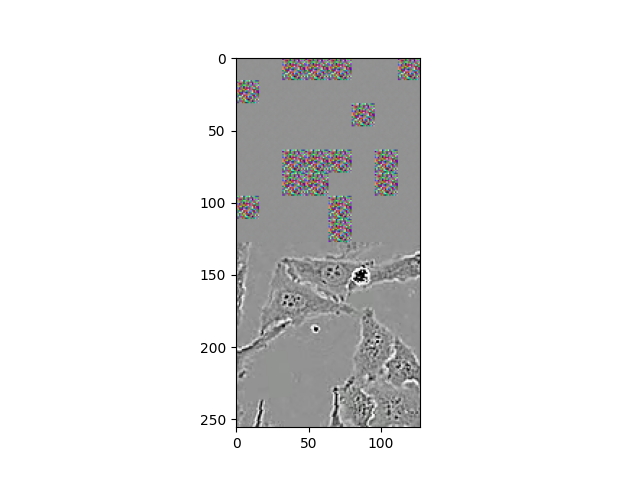
#> input picture pretrain/mae_seq1_crop128/train_reconstructions/e1_i1001.png, 640 x 480 px
$ jupyter execute --allow-errors Untitled.ipynb   (shell and % lines are left out)
#> lines starting #> are read from the running program, lines starting #| are printed output that depends on the picture
[cell 1]
import matplotlib
import matplotlib.pyplot as plt
import numpy as np
import seaborn as sns
import pandas as pd
from PIL import Image

[cell 2]
import numpy as np

[cell 3]
import seaborn as sns
sns.set_theme()

#> (a cell that did not finish here is left out)

[cell 5]
from collections import defaultdict

[cell 6]
elosses = defaultdict(list)

#> (the rest of this cell did not finish here and is left out)

[cell 7]
arr = np.array(Image.open("train_reconstructions/e1_i1001.png"))
#> arr is the input picture: shape (480, 640, 4); mean R, G, B, A 229.1, 229, 229, 255
imgs = []
padder = np.zeros(arr[59:427, 237:255].shape, dtype=int)
padder[:] = 0
for file in ["e0_i1001.png", "e37_i1001.png", "e74_i1001.png"]:
    file = "train_reconstructions/" + file
    arr = np.array(Image.open(file))
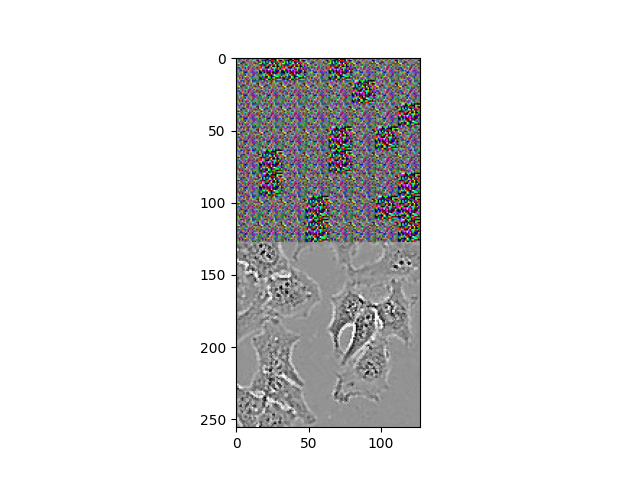
#> input picture pretrain/mae_seq1_crop128/train_reconstructions/e0_i1001.png, 640 x 480 px
#> arr is the input picture: shape (480, 640, 4); mean R, G, B, A 225.2, 224.8, 225.5, 255
    imgs.append(arr[59:427, 237:420])
    imgs.append(padder)
#> pass 2 of the loop `for file in ["e0_i1001.png", "e37_i1001.png", "e74_i1001.png"]:`:
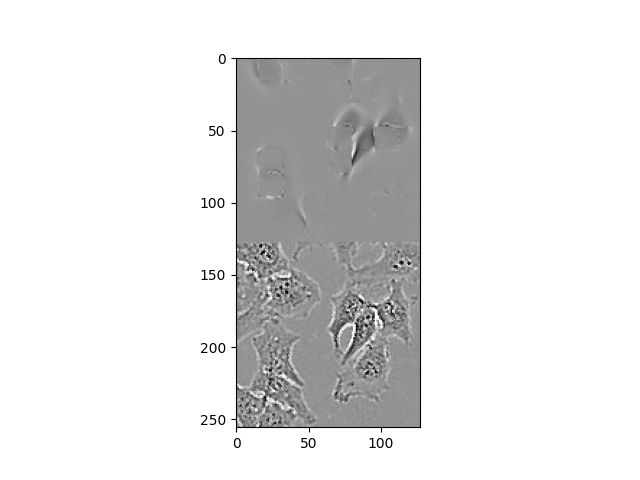
#> input picture pretrain/mae_seq1_crop128/e37_i1001.png, 640 x 480 px, found by its file name
#> arr is the input picture: shape (480, 640, 4); mean R, G, B, A 229.6, 229.6, 229.5, 255
#> pass 3 of the loop `for file in ["e0_i1001.png", "e37_i1001.png", "e74_i1001.png"]:`:
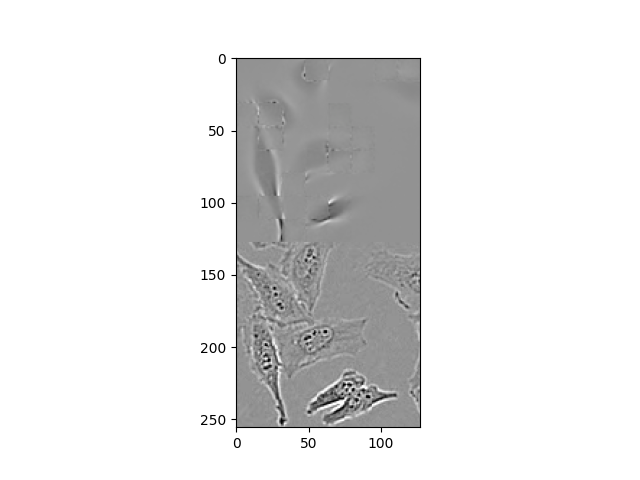
#> input picture pretrain/mae_seq1_crop128/e74_i1001.png, 640 x 480 px, found by its file name
#> arr is the input picture: shape (480, 640, 4); mean R, G, B, A 229.7, 229.7, 229.7, 255

predictions = np.concatenate(imgs[:-1], axis=1)
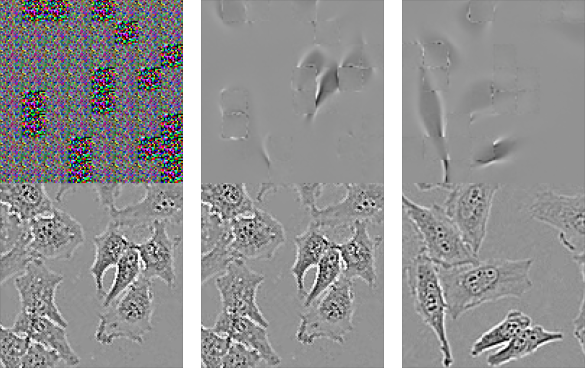
#> predictions: shape (368, 585, 4) int64; mean of channels 0, 1, 2, 3 130.6, 130.2, 131, 239.3; transparent parts drawn white

[cell 8]
fig, ax = plt.subplots(1,2, figsize=(12,4))

ax.flat[0].plot([sum(elosses[x]) / (len(elosses[x])+1) for x in list(elosses.keys())[1:-1]])
ax.flat[0].set_ylabel("Train loss (mse)")
ax.flat[0].set_xlabel("Train epoch")

n = 100
predictions = np.pad(predictions, ((n, 0), (0, 0), (0, 0)), mode='constant', constant_values=0)
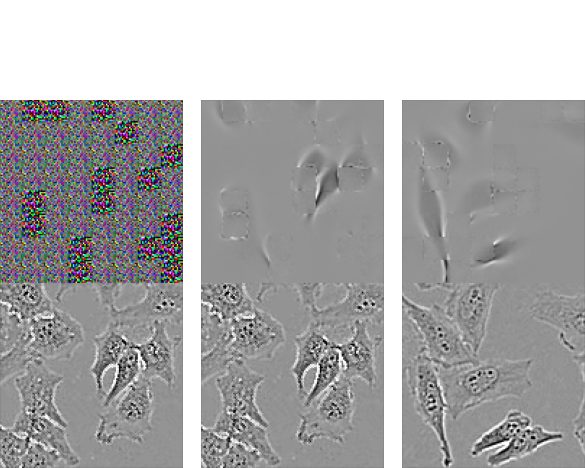
#> predictions: shape (468, 585, 4) int64; mean of channels 0, 1, 2, 3 102.7, 102.4, 103, 188.2; transparent parts drawn white
ax.flat[1].imshow(predictions)
ax.flat[1].get_yaxis().set_visible(False)
ax.flat[1].get_xaxis().set_visible(True)

ax.flat[1].set_xticks([110, 290, 500], ['Epoch 0', 'Epoch 37', 'Epoch 74'],
       rotation=0)
ax.flat[1].set_facecolor("white")
ax.flat[1].grid(False)


plt.savefig("pretrain4.pdf")
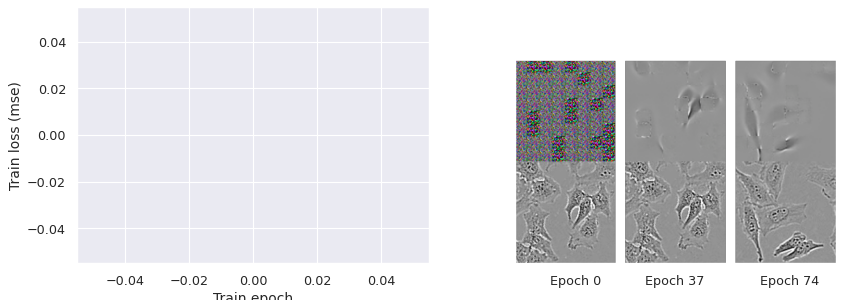
#> figure drawn by matplotlib, 2 panels

[cell 9]
import os

[cell 10]
arr = np.array(Image.open("train_reconstructions/e1_i1001.png"))
imgs = []
padder = np.zeros(arr[59:427, 237:255].shape, dtype=int)
padder[:] = 0
for file in sorted(os.listdir("train_reconstructions")):
    file = "train_reconstructions/" + file
    arr = np.array(Image.open(file))
    imgs.append(arr[59:427, 237:420])
    imgs.append(padder)
#> pass 2 of the loop `for file in sorted(os.listdir("train_reconstructions")):`:
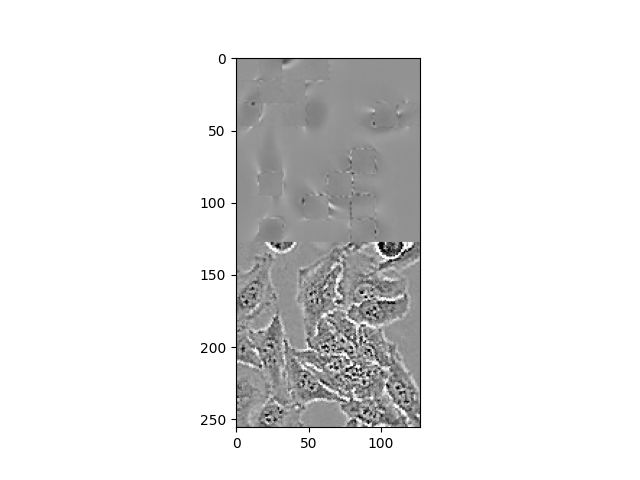
#> input picture pretrain/mae_seq1_crop128/train_reconstructions/e10_i1001.png, 640 x 480 px
#> arr is the input picture: shape (480, 640, 4); mean R, G, B, A 229.4, 229.4, 229.4, 255
#> pass 3 of the loop `for file in sorted(os.listdir("train_reconstructions")):`:
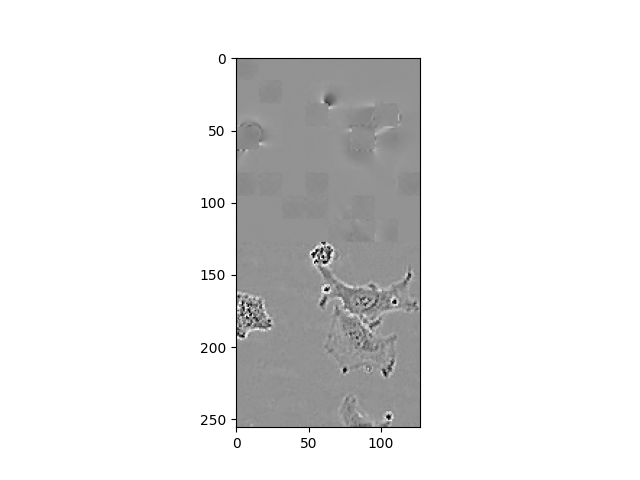
#> input picture pretrain/mae_seq1_crop128/train_reconstructions/e11_i1001.png, 640 x 480 px
#> arr is the input picture: shape (480, 640, 4); mean R, G, B, A 229.6, 229.6, 229.6, 255
#> the loop made 4 passes; the first 3 are shown

#predictions = np.concatenate(imgs[:-1], axis=1)

[cell 11]
rows = []
#> rows = []
#> (the rest of this cell did not finish here and is left out)
